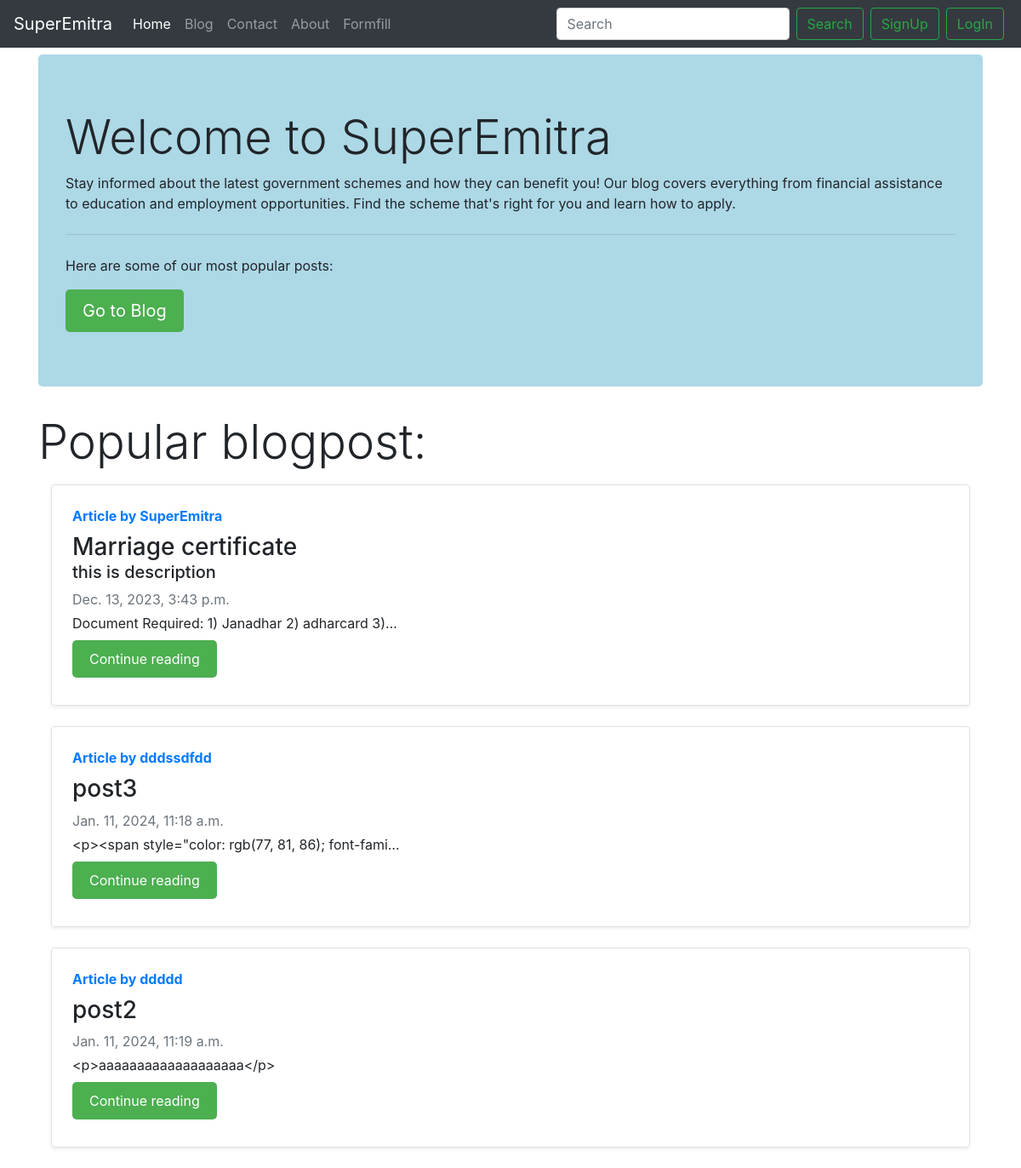
The page / on the database its author committed.
### blog/models.py (models this page shows, shortened)
class Post(models.Model):
    sno=models.AutoField(primary_key=True)
    title=models.CharField(max_length=100)
    desc=models.CharField(max_length=200,blank=True)
    category=models.CharField(max_length=50,blank=True)
    author=models.CharField(max_length=50,blank=True)
    content=models.TextField()
    blogtype=models.CharField(max_length=100,blank=True)
    slug=models.CharField(max_length=150)
    TimeStamp=models.DateTimeField(blank=True)

### home/views.py (the view)
# urls.py: path('',views.home,name='home'),
def home(request):
    popular_blog=Post.objects.filter(blogtype='popular')
    context={'popular_blog':popular_blog}
    return render(request,'home/index.html',context)

### templates/home/index.html (shortened to what this page needs)
{% extends "basic.html" %}
{% block homeactive %}active{% endblock homeactive %}
{% block body %}
<div class="container mt-2">
  <div class="jumbotron">
    <h1 class="display-4 glitter-effect" data-heading="Welcome to SuperEmitra">
      Welcome to SuperEmitra
    </h1>
    <p>Stay informed about the latest government schemes and how they can benefit you! Our blog covers everything from financial assistance to education and employment opportunities. Find the scheme that's right for you and learn how to apply.</p>
    <hr class="my-4">
    <p>Here are some of our most popular posts:</p>
    <a class="btn btn-primary btn-lg" href="/blog" role="button">Go to Blog</a>
  </div>
</div>
<div class="container">
  <h1 class="display-4 glitter-effect">Popular blogpost:</h1>
  <div class="container">
    {% for post in popular_blog %}
    <div class="row no-gutters border rounded overflow-hidden my-3 flex-md-row mb-4 shadow-sm h-md-250 position-relative">
      <div class="col p-4 d-flex flex-column position-static">
        <strong class="d-inline-block mb-2 text-primary">Article by {{post.author}}</strong>
        <h3 class="mb-0">{{post.title}}</h3>
        <h5>{{post.desc}}</h5>
        <div class="mb-1 text-muted">{{post.TimeStamp}}</div>
        <p class="card-text mb-auto">{{post.content| truncatechars:50}}</p>
        <div class="my-2">
          <a href="/blog/{{post.slug}}" role="button" class="btn btn-primary">Continue reading</a>
        </div>
      </div>
    </div>
    {% endfor %}
  </div>
{% endblock %}

### rows shown on the page
Post: author "SuperEmitra", title "Marriage certificate", desc "this is description", TimeStamp "Dec. 13, 2023, 3:43 p.m.", content "Document Required: 1) Janadhar 2) adharcard 3)…"
Post: author "dddssdfdd", title "post3", TimeStamp "Jan. 11, 2024, 11:18 a.m.", content "<p><span style=\"color: rgb(77, 81, 86); font-fami…"
Post: author "ddddd", title "post2", TimeStamp "Jan. 11, 2024, 11:19 a.m.", content "<p>aaaaaaaaaaaaaaaaaaa</p>"
